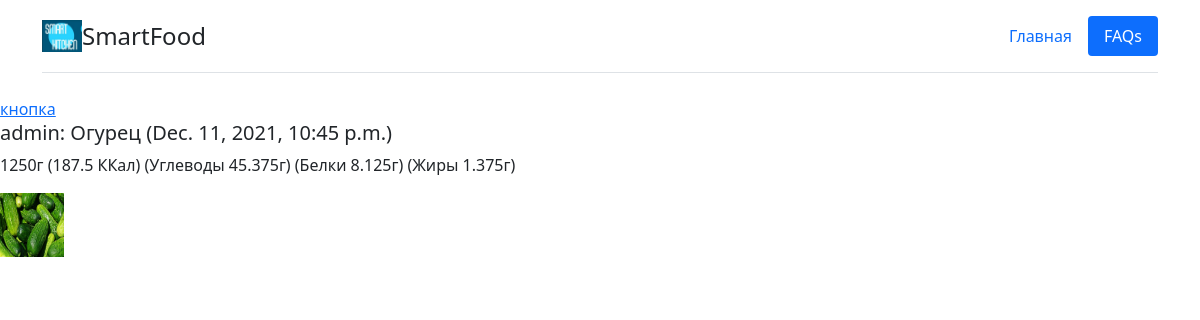
Page /smartfood/u/ (signed in) on the earlier database version.
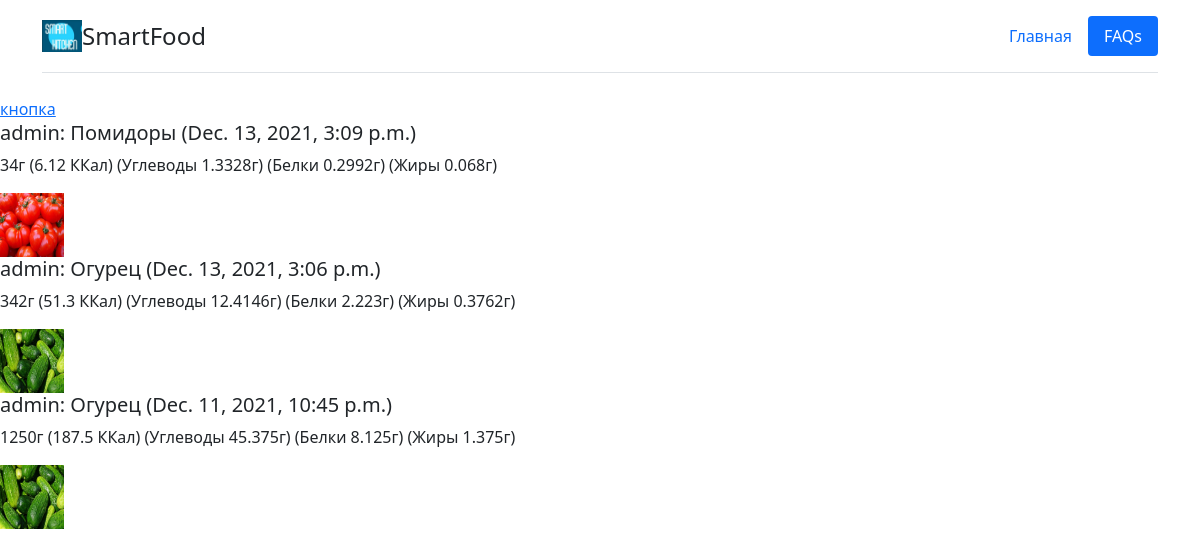
Same page on the later database version.
### siteapp/models.py (models this page shows, shortened)
class FoodInfo(models.Model):
    owner = models.ForeignKey(User, on_delete=models.CASCADE, verbose_name="Пользователь")
    food = models.ForeignKey(FoodItem, on_delete=models.CASCADE, verbose_name="Еда")
    date = models.DateTimeField("Дата", default=timezone.now)
    weight = models.PositiveIntegerField("Вес (г)", default=100)
    class Meta:
        verbose_name = "Персональная информация о еде"
        verbose_name_plural = "Персональная информация о еде"
    def __str__(self):
        return str(self.owner.username + ": " + self.food.name)

class FoodItem(models.Model):
    name = models.CharField("Название", max_length=150)
    visionname = models.CharField("Обозначение в CustomVision", max_length=150, blank=True)
    isIngredient = models.BooleanField("Может использоваться в качестве ингредиента")
    isEatable = models.BooleanField("Готово к употреблению")
    ingredients = models.ManyToManyField('self', blank=True, verbose_name="Ингредиенты")
    img = models.ImageField("Изображение", upload_to = "img/food")
    url = models.SlugField(max_length=160, unique=True)
    category = models.ForeignKey(
        FoodCategory, verbose_name="Категория", on_delete=models.SET_NULL, null=True
    )
    calories = models.PositiveIntegerField("Калории", default=10)
    fats = models.FloatField("Жиры (г)", default=0)
    carbohydrates = models.FloatField("Углеводы (г)", default=0)
    proteins = models.FloatField("Белки (г)", default=0)
    class Meta:
        verbose_name = "Еда"
        verbose_name_plural = "Список еды"
        ordering = ["name"]

### siteapp/views.py (the view)
# urls.py: path('u/', views.UserInfoView.as_view(), name='info'),
class UserInfoView(View):
    def get(self, request):
        model = FoodInfo.objects.filter(owner=request.user)
        print(model)
        information = sorted(model, key=lambda instance: instance.date, reverse=True)
        count_values = {
            'nProteins':0,
            'nFats':0,
            'nCarbohydrates':0,
        }
        for item in information:
            print(item)
            item.food.calories *= item.weight / 100
            item.food.fats *= item.weight / 100
            item.food.carbohydrates *= item.weight / 100
            item.food.proteins *= item.weight / 100
            count_values['nProteins'] += item.food.proteins
            count_values['nFats'] += item.food.fats
            count_values['nCarbohydrates'] += item.food.carbohydrates
        return render(request, 'info.html', context={'information': information, 'count_values':count_values})

### siteapp/templates/info.html (shortened to what this page needs)
{% extends  'base.html' %}
{% load static %}
{% block body %}
  <a href="{% url 'index' %}">кнопка</a>
  {% for data in information %}
  <h5> {{data}} ({{data.date}})</h5>
  <p>
      {{data.weight}}г
      ({{data.food.calories }} ККал)
      (Углеводы {{ data.food.carbohydrates }}г)
      (Белки {{data.food.proteins}}г)
      (Жиры {{data.food.fats}}г)
  </p>
  <img src="{{data.food.img.url}}" alt={{data.food.name}} width="64" height="64">
  {% endfor %}
{% endblock %}

### siteapp/templates/base.html (shortened to what this page needs)
{% load static %}
<!doctype html>
<html lang="en">
  <head>
    <link type="text/css" href="{% static '/css/bootstrap.css' %}" rel="stylesheet"/>
    <link href="{% static '/css/list-groups.css' %}" rel="stylesheet"/>
  </head>
  <body>
    <div class="container">
        <header class="d-flex flex-wrap justify-content-center py-3 mb-4 border-bottom">
          <a href="{% url 'index' %}" class="d-flex align-items-center mb-3 mb-md-0 me-md-auto text-dark text-decoration-none">
            <img src="{% static 'images/logo.jpg' %}" width="40" height="32"/>
            <span class="fs-4">SmartFood</span>
          </a>
          <ul class="nav nav-pills">
            <li class="nav-item"><a href="{% url 'index' %}" class="nav-link">Главная</a></li>
            <li class="nav-item"><a href="{% url 'faq' %}" class="nav-link active" aria-current="page">FAQs</a></li>
          </ul>
        </header>
    </div>
    {% block body %}
    {% endblock  %}
  </body>
</html>

Differences in the rows shown:
added FoodInfo: owner+food "admin: Помидоры", date "Dec. 13, 2021, 3:09 p.m.", weight "34", food.calories "6.12", food.carbohydrates "1.3328", food.proteins "0.2992", food.fats "0.068", food.img (picture)
added FoodInfo: owner+food "admin: Огурец", date "Dec. 13, 2021, 3:06 p.m.", weight "342", food.calories "51.3", food.carbohydrates "12.4146", food.proteins "2.223", food.fats "0.3762", food.img (picture)
